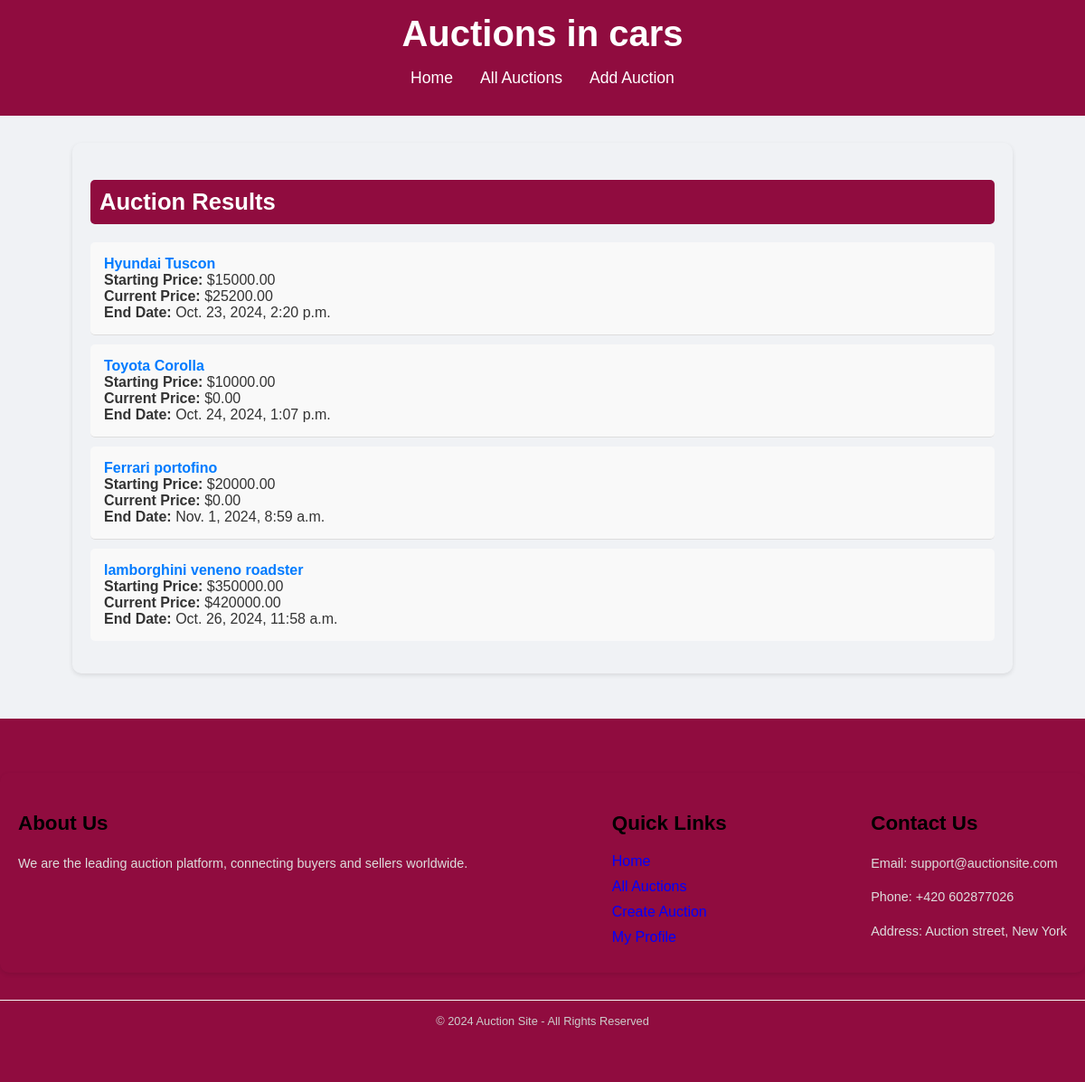
Page /category/3/ (signed in) on the committed database.
### auctions/models.py (models this page shows, shortened)
class Category(models.Model):
    name = models.CharField(max_length=255)
    description = models.TextField(blank=True)
    logo = models.ImageField(upload_to='category_logos/', blank=True, null=True)

class Auction(models.Model):
    user = models.ForeignKey(settings.AUTH_USER_MODEL, on_delete=models.CASCADE, related_name='auctions')
    title = models.CharField(max_length=255)
    description = models.TextField()
    photos = models.ImageField(upload_to='auction_photos/', blank=True, null=True)
    category = models.ForeignKey(Category, on_delete=models.CASCADE)
    is_closed = models.BooleanField(default=False)
    starting_price = models.DecimalField(max_digits=10, decimal_places=2, )
    current_price = models.DecimalField(max_digits=10, decimal_places=2, default=0.00)
    minimum_amount = models.DecimalField(max_digits=10, decimal_places=2)
    buy_now_price = models.DecimalField(max_digits=10, decimal_places=2, blank=True, null=True)
    promoted = models.BooleanField(default=False)
    location = models.CharField(max_length=255, blank=True, null=True)
    start_date = models.DateTimeField(default=timezone.now, editable=False)
    end_date = models.DateTimeField()
    num_visits = models.IntegerField(default=0)
    is_canceled = models.BooleanField(default=False)
    watchers = models.ManyToManyField(settings.AUTH_USER_MODEL, related_name='watching_auctions', blank=True)
    winner = models.ForeignKey(settings.AUTH_USER_MODEL, null=True, blank=True, on_delete=models.SET_NULL,
                               related_name='won_auctions')

### auctions/views.py (the view)
# urls.py: path('category/<int:category_id>/', views.auction_search_by_category, name='auction_search_by_category'),
def auction_search_by_category(request, category_id):
    category = get_object_or_404(Category, pk=category_id)
    auctions = Auction.objects.filter(category=category, is_closed=False)
    context = {
        'category': category,
        'auctions': auctions,
    }
    return render(request, 'auctions/auction_search_results.html', context)

### auctions/templates/auctions/auction_search_results.html (shortened to what this page needs)
<!DOCTYPE html>
<html lang="en">
<head>
    {% load static %}
    <link rel="stylesheet" href="{% static 'css/footer.css' %}">
</head>
<body>
    <header>
        <h1>Auctions in {{ category.name }}</h1>
        <nav>
            <ul>
                <li><a href="{% url 'home' %}">Home</a></li>
                <li><a href="{% url 'auctions_list' %}">All Auctions</a></li>
                {% if user.is_authenticated %}
                    <li><a href="{% url 'create_auction' %}">Add Auction</a></li>
                {% endif %}
            </ul>
        </nav>
    </header>
    <div class="container">
        <h2>Auction Results</h2>
        <ul class="auction-list">
            {% for auction in auctions %}
                <li>
                    <a href="{% url 'auction_detail' pk=auction.pk %}">{{ auction.title }}</a><br>
                    <strong>Starting Price:</strong> ${{ auction.starting_price }}<br>
                    <strong>Current Price:</strong> ${{ auction.current_price }}<br>
                    <strong>End Date:</strong> {{ auction.end_date }}
                </li>
            {% empty %}
                <li>No auctions found in this category.</li>
            {% endfor %}
        </ul>
    </div>
<footer>
    <div class="container">
        <div class="about">
            <h3>About Us</h3>
            <p>We are the leading auction platform, connecting buyers and sellers worldwide.</p>
        </div>
        <div class="quick-links">
            <h3>Quick Links</h3>
            <ul>
                <li><a href="{% url 'home' %}">Home</a></li>
                <li><a href="{% url 'auctions_list' %}">All Auctions</a></li>
                <li><a href="{% url 'create_auction' %}">Create Auction</a></li>
                {% if user.is_authenticated %}
                <li><a href="{% url 'user_profile' user_id=user.id %}">My Profile</a></li>
                {% endif %}
            </ul>
        </div>
        <div class="contact">
            <h3>Contact Us</h3>
            <p>Email: support@auctionsite.com</p>
            <p>Phone: +420 602877026</p>
            <p>Address: Auction street, New York</p>
        </div>
    </div>
    <div class="bottom-bar">
        &copy; 2024 Auction Site - All Rights Reserved
    </div>
</footer>
</body>
</html>

### static/css/footer.css (style rules this page uses)
footer { background-color: #900C3F; color: #f5f5f5; padding: 60px 0; font-family: Arial, sans-serif; margin-top: 50px; width: 100%; position: relative; bottom: 0; }
footer .container { max-width: 1200px; margin: 0 auto; display: flex; justify-content: space-between; flex-wrap: wrap; gap: 30px; }
footer h3 { color: black; font-size: 1.4rem; margin-bottom: 20px; font-weight: bold; }
footer p { color: #ddd; font-size: 0.9rem; line-height: 1.6; margin-bottom: 10px; }
footer ul { list-style-type: none; padding: 0; margin: 0; }
footer ul li { margin-bottom: 10px; }
footer ul li a { color: blue; text-decoration: none; font-size: 1rem; }
footer .bottom-bar { margin-top: 30px; text-align: center; border-top: 1px solid #f5f5f5; padding-top: 15px; font-size: 0.8rem; color: #ccc; }

### auctions/templates/auctions/auction_search_results.html (style rules this page uses)
body { font-family: Arial, sans-serif; background-color: #f0f2f5; margin: 0; padding: 0; color: #333; }
header { background-color: #900C3F; color: white; padding: 15px 0; text-align: center; margin-bottom: 30px; }
header h1 { margin: 0; font-size: 2.5rem; }
nav ul { list-style-type: none; padding: 0; display: flex; justify-content: center; }
nav ul li { margin: 0 15px; }
nav ul li a { text-decoration: none; color: white; font-size: 1.1rem; }
.container { max-width: 1000px; margin: 0 auto; padding: 20px; border-radius: 10px; box-shadow: 0 2px 5px rgba(0, 0, 0, 0.1); }
h2 { background-color: #900C3F; color: white; padding: 10px; border-radius: 5px; margin-bottom: 20px; font-size: 1.6rem; }
.auction-list { list-style-type: none; padding: 0; }
.auction-list li { padding: 15px; border-bottom: 1px solid #ddd; margin-bottom: 10px; background-color: #f9f9f9; border-radius: 5px; }
.auction-list li:last-child { border-bottom: none; }
.auction-list a { text-decoration: none; color: #007bff; font-weight: bold; }

### rows in the picture
Category: name "cars"
Auction: title "Hyundai Tuscon", starting_price "15000.00", current_price "25200.00", end_date "Oct. 23, 2024, 2:20 p.m."
Auction: title "Toyota Corolla", starting_price "10000.00", current_price "0.00", end_date "Oct. 24, 2024, 1:07 p.m."
Auction: title "Ferrari portofino", starting_price "20000.00", current_price "0.00", end_date "Nov. 1, 2024, 8:59 a.m."
Auction: title "lamborghini veneno roadster", starting_price "350000.00", current_price "420000.00", end_date "Oct. 26, 2024, 11:58 a.m."
